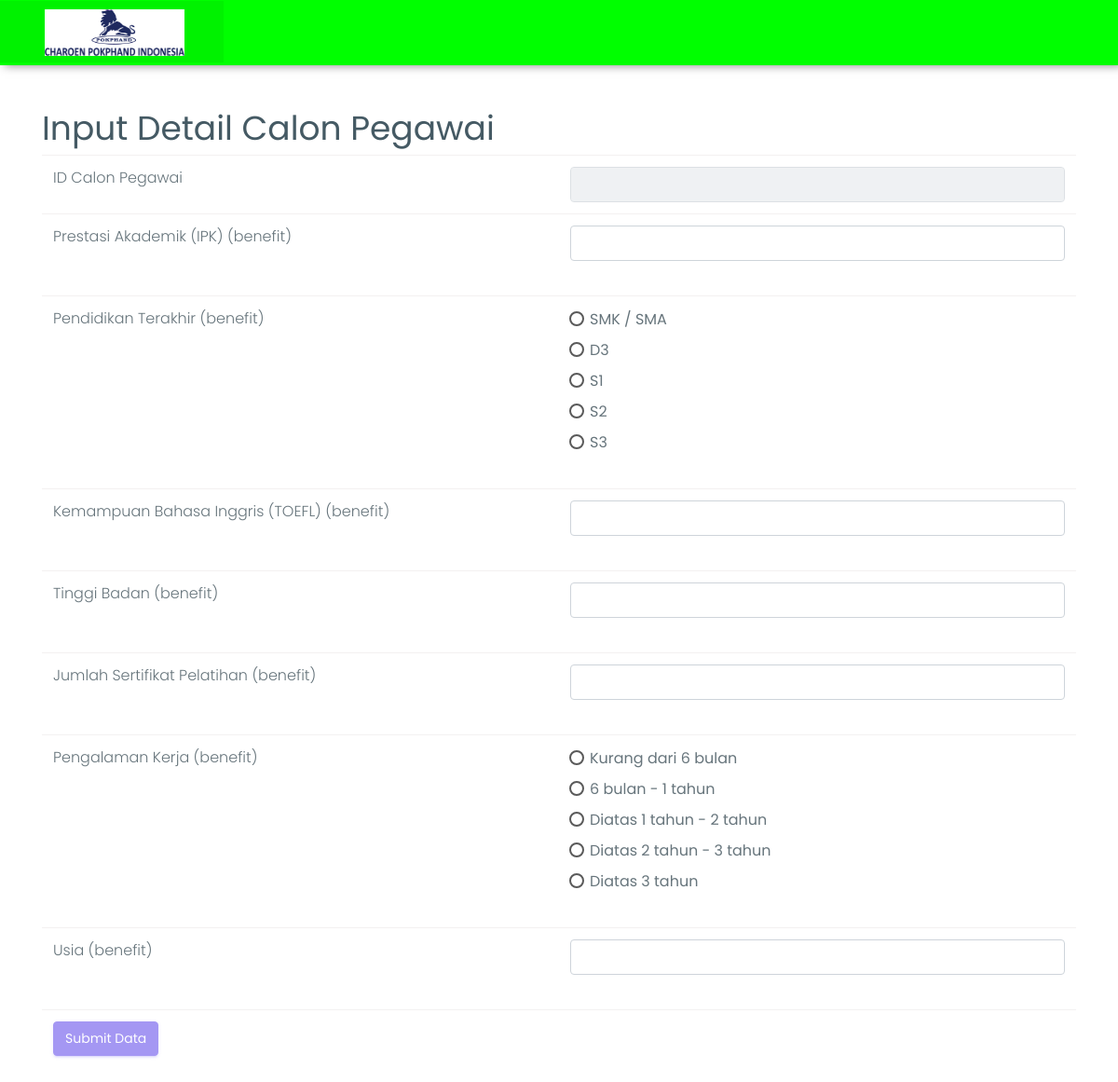
Screenshot of /inputdetailpegawai.php (signed in) with the database file from the repository.
### tables this page shows
CREATE TABLE `kriteria` (
  `id_kriteria` int(11) NOT NULL AUTO_INCREMENT,
  `atribut` varchar(50) NOT NULL,
  `bobot_nilai` varchar(50) NOT NULL,
  `nama_kriteria` varchar(50) NOT NULL,
  `type` enum('input','radio') NOT NULL DEFAULT 'input',
  PRIMARY KEY (`id_kriteria`)
);

CREATE TABLE `t_kriteria` (
  `id_tkriteria` int(11) NOT NULL AUTO_INCREMENT,
  `id_kriteria` int(11) NOT NULL,
  `keterangan` varchar(100) NOT NULL,
  `nkriteria` varchar(15) NOT NULL,
  PRIMARY KEY (`id_tkriteria`)
);

### inputdetailpegawai.php (the view, shortened to what this page needs)
<?php
include "header.php";
include "connect.php";
?>
<?php
$id = $_GET['idk'];
$show_kelas = "SELECT * FROM detail WHERE id_pegawai='$id'";
$hasil_kelas = mysqli_query($koneksi, $show_kelas);
?>
<div class="container">
  <h1 class="mt-5">Input Detail Calon Pegawai</h1>
  <div class="row">
    <div class="col-lg-12">
      <?php
      if (mysqli_num_rows($hasil_kelas) > 0) {
      ?>
        <div class="table-responsive">
          <br>
          <p align="center">
            <img src="images/sr1-icon-noResult.png"><br><br>
            <strong>Maaf!! Kamar Sudah Terisi</strong>
          </p>
        </div>
      <?php
      } else {
        $q = "SELECT * FROM pegawai WHERE id_pegawai='$id'";
        $a = mysqli_query($koneksi, $q);
        $b = mysqli_fetch_array($a);
        $idpegawai = $b['id_pegawai'];
      ?>
        <div class="table-responsive">
          <form action="" class="form-horizontal" data-toggle="validator" role="form" method="post" enctype="multipart/form-data">
            <table class="table" align="left">
              <tr>
                <td>ID Calon Pegawai</td>
                <td><input readonly type="text" class="form-control" name="idpegawai" value="<?php echo $idpegawai; ?>"></td>
              </tr>
              <?php
              $q = mysqli_query($koneksi, "select * from kriteria ORDER BY id_kriteria");
              while ($r = mysqli_fetch_array($q)) {
              ?>
                <tr>
                  <td width="200">
                    <?php echo $r['nama_kriteria']; ?> (<?php echo $r['atribut']; ?>)
                  </td>
                  <td width="200">
                    <div class="form-group">
                      <?php
                      if ($r['type'] == 'input') {
                      ?>
                        <input type="text" class="form-control" required name="kepentingan<?php echo $r['id_kriteria']; ?>" value="">
                      <?php } else { ?>
                        <?php
                        $no = 1;
                        $querykriteria = mysqli_query($koneksi, "SELECT * FROM kriteria,t_kriteria WHERE kriteria.id_kriteria = t_kriteria.id_kriteria AND t_kriteria.id_kriteria='$r[id_kriteria]'");
                        while ($datakriteria = mysqli_fetch_array($querykriteria)) {
                          $no++;
                        ?>
                          <div class="form-check" style="margin-left: -45px !important; padding-left: 0px !important">
                            <div class="radio">
                              <div class="form-check">
                                <label class="form-check-label" for="exampleRadios<?php echo $datakriteria['id_kriteria'] . $no; ?>">
                                  <?php echo $datakriteria['keterangan']; ?>
                                </label>
                              </div>
                            </div>
                          </div>
                      <?php
                        }
                      }
                      ?>
                    </div>
                  </td>
                </tr>
              <?php } ?>
              <tr>
                <td colspan="2"><input id="btn-fblogin" class="btn btn-primary" type="submit" name="submit" value="Submit Data" /></td>
              </tr>
            </table>
          </form>
        </div>
      <?php
      }
      ?>
    </div>
  </div>
</div>

### rows the page displays
kriteria: nama_kriteria "Prestasi Akademik (IPK)", atribut "benefit"
kriteria: nama_kriteria "Pendidikan Terakhir", atribut "benefit"
t_kriteria: keterangan "SMK / SMA"
t_kriteria: keterangan "D3"
t_kriteria: keterangan "S1"
t_kriteria: keterangan "S2"
t_kriteria: keterangan "S3"
kriteria: nama_kriteria "Kemampuan Bahasa Inggris (TOEFL)", atribut "benefit"
kriteria: nama_kriteria "Tinggi Badan", atribut "benefit"
kriteria: nama_kriteria "Jumlah Sertifikat Pelatihan", atribut "benefit"
kriteria: nama_kriteria "Pengalaman Kerja", atribut "benefit"
t_kriteria: keterangan "Kurang dari 6 bulan"
t_kriteria: keterangan "6 bulan - 1 tahun"
t_kriteria: keterangan "Diatas 1 tahun - 2 tahun"
t_kriteria: keterangan "Diatas 2 tahun - 3 tahun"
t_kriteria: keterangan "Diatas 3 tahun"
kriteria: nama_kriteria "Usia", atribut "benefit"
